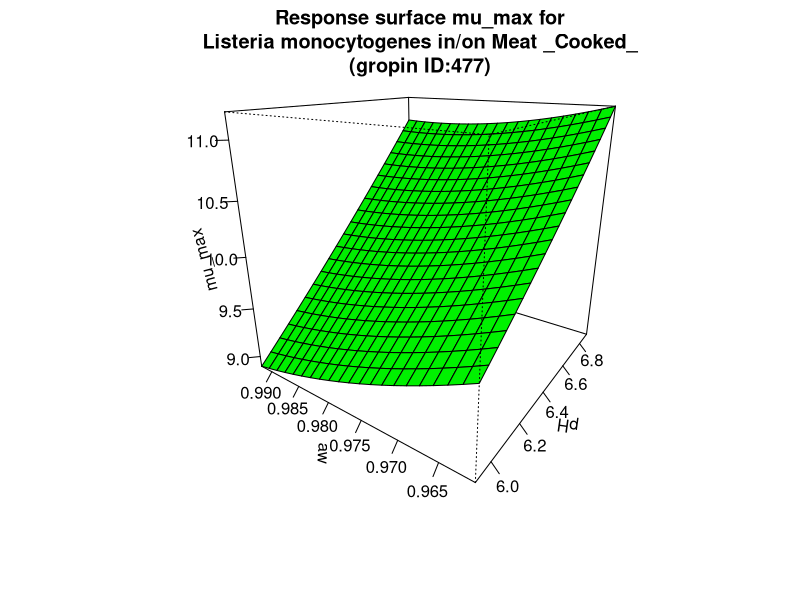

Write R code to recreate this figure.
#############################
# start of Parameter script
#############################
pH <- seq(5.9059,6.89310689310689,length.out=21)
aw <- seq(0.96096,0.992007992007992,length.out=21)
#############################
# end of Parameter script
#############################
############################# 
# start of Model script Gropin ID 477 
#############################
 
# constant coefficients for this model
 
variables <- data.frame(pH,aw)
argumentsPar <- expand.grid(variables)
 
# heart of the model
response_surface <- function(pH,aw) {
   mumax <-498.85+(-18.201)*pH+(-876.72)*aw+17.984*pH*aw+0.19199*(pH^2)+381.26*(aw^2)

return(mumax=mumax)
} 

# output parameters
mumax <- cbind(argumentsPar,response_surface(argumentsPar['pH'],argumentsPar['aw']))
colnames(mumax) <- c(colnames(argumentsPar),'mumax')
#############################
# End of Model script
#############################
############################# 
# start of Visualisation script Gropin ID 477 
#############################
persp(pH,aw,matrix(unlist(mumax$mumax),nrow=21),col = 'green',xlab='pH',ylab='aw',zlab='mu_max',main='Response surface mu_max for
Listeria monocytogenes in/on Meat _Cooked_
(gropin ID:477)',theta=305,phi=20,shade=0.25,ticktype = 'detailed')
#############################
# End of Visualisation script
#############################
